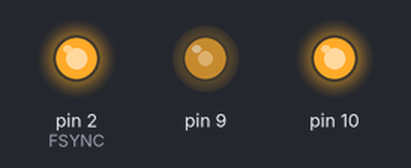
Recording of a sketch running on a simulated Arduino Uno, built with avr-gcc and run on an emulated ATmega328P. On the bench: output pins drawn as LEDs (lit = HIGH). What the sketch prints to the serial monitor is not drawn.

Above: at 0.1 s.
Timing chart, 0 to 1.7 s (numbered marks = the images above):
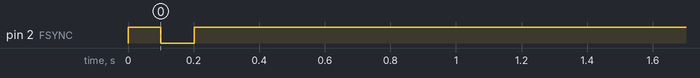

The sketch:

sketch_AD9833_SegundaPrueba.ino
```cpp
// (licence header left out)
long freq; //32-bit global frequency variable

#include <SPI.h>
#include "TimerOne.h"

// Define the FSYNC (used for SD funtion)
#define FSYNC 2

//&nbsp;

void setup()
{
 Timer1.initialize(1);
 Timer1.pwm(9, 512);

 pinMode(FSYNC, OUTPUT); //FSYNC

 Serial.begin(9600); // start serial communication at 9600bps

 digitalWrite(FSYNC, HIGH);

 SPI.setDataMode(SPI_MODE2); // requires SPI Mode for AD9837
 SPI.begin();

 delay(100); //A little set up time, just to make sure everything's stable

 //Initial frequency
 freq = 4000;
 WriteFrequencyAD9837(freq);

 Serial.print("Frequency is ");
 Serial.print(freq);
 Serial.println("");

}

void loop()
{

}
void WriteFrequencyAD9837(long frequency)
{
 //
 int MSB;
 int LSB;
 int phase = 0;

 //We can't just send the actual frequency, we have to calculate the "frequency word".
 //This amounts to ((desired frequency)/(reference frequency)) x 0x10000000.
 //calculated_freq_word will hold the calculated result.
 long calculated_freq_word;
 float AD9837Val = 0.00000000;

 AD9837Val = (((float)(frequency))/16000000);
 calculated_freq_word = AD9837Val*0x10000000;

 /*
 Serial.println("");
 Serial.print("Frequency word is ");
 Serial.print(calculated_freq_word);
 Serial.println("");
 */

 //Once we've got that, we split it up into separate bytes.
 MSB = (int)((calculated_freq_word & 0xFFFC000)>>14); //14 bits
 LSB = (int)(calculated_freq_word & 0x3FFF);

 //Set control bits DB15 ande DB14 to 0 and one, respectively, for frequency register 0
 LSB |= 0x4000;
 MSB |= 0x4000;

 phase &= 0xC000;

 WriteRegisterAD9837(0x2100);

 //delay(500);

 //Set the frequency==========================
 WriteRegisterAD9837(LSB); //lower 14 bits

WriteRegisterAD9837(MSB); //upper 14 bits

WriteRegisterAD9837(phase); //mid-low

 //Power it back up
 //AD9837Write(0x2020); //square
 WriteRegisterAD9837(0x2000); //sin
 //AD9837Write(0x2002); //triangle

}

//This is the guy that does the actual talking to the AD9837
void WriteRegisterAD9837(int dat)
{
 digitalWrite(FSYNC, LOW); //Set FSYNC low
 delay(10);

 SPI.transfer(highByte(dat)); Serial.println(highByte(dat));
 SPI.transfer(lowByte(dat)); Serial.println(lowByte(dat));

delay(10);
 digitalWrite(FSYNC, HIGH); //Set FSYNC high
}
```
